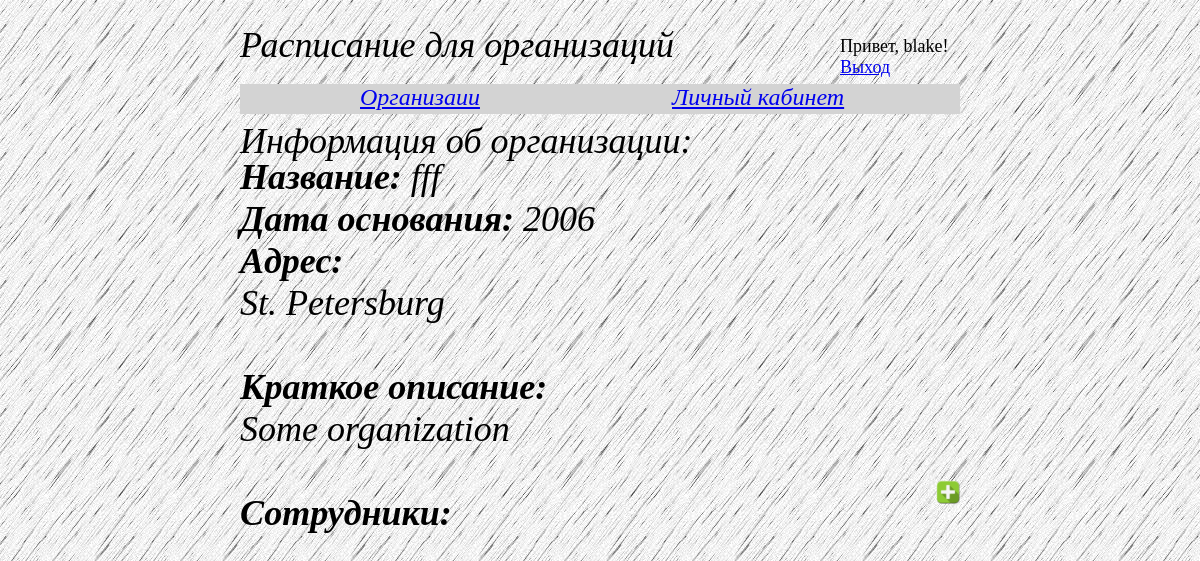
/organizations/105/ (signed in), run on the app's committed database.
### organizations/models.py (models this page shows)
class Organization(models.Model):
    name = models.CharField(max_length=20)
    year_of_est = models.CharField(max_length=10)
    location = models.CharField(max_length=40, default='St. Petersburg')
    brief_description = models.CharField(max_length=150, default='Some organization')
    person = models.ManyToManyField(Person)

### organizations/views.py (the view)
# urls.py: url(r'^(?P<org_id>\d+)/$', views.one_org, name='one_org'),
def one_org(request, org_id):
    org = get_object_or_404(Organization, pk=org_id)
    personal = []
    parsed_dates = []
    for person in org.person.all():
        print('Person: ', person)
        for days in person.days.all():
            print('Days: ', days)
            parsed_dates.append(days)
        personal.append([person, parsed_dates])
    print('List of persons and dates: ', personal)
    vars = dict(
        name = org.name,
        year_of_est = org.year_of_est,
        location = org.location,
        brief_description= org.brief_description,
        personel = org.person.all(),
        pers = personal
    )
    return render(request, 'organizations/one_org.html', vars)

### templates/organizations/one_org.html (shortened to what this page needs)
<!DOCTYPE html>
{% extends 'index.html' %}
{% block find_text %}
<div class="find_text">Информация об организации:</div>
{% endblock %}
{% block content %}
    {% if user.is_superuser %}
            <div style="position: absolute; right: 20vw; top: 40vw">
                    <a href="{% url 'create_person'%}?name={{ name }}">
                        <div class="wrapper buttons">
                         <img src="../../static/images/add3.png" alt="add button">
                        </div>
                    </a>
            </div>
    {% endif %}
    <div id="organizations-1">
    <talbe>
        <tr>
            <td><b>Название: </b>{{ name }}</td>
        </tr>
        <br>
        <tr>
            <td> <b>Дата основания:</b> {{ year_of_est }}</td>
        </tr>
        <br>
        <tr>
            <td> <b>Адрес: </b>
                <div style="margin-right: 20vw;text-align: justify">
                {{ location }}
                </div>
            </td>
        </tr>
        <br>
        <tr>
            <b>Краткое описание:</b>
            <div style="margin-right: 20vw; text-align: justify-all">
            {{ brief_description }}
            </div>
        </tr>
        <br>
        <tr>
            <td> <b>Сотрудники: </b></td>
        </tr>
    </talbe>
    </div>
{% endblock %}

### templates/index.html (shortened to what this page needs)
<!DOCTYPE html>
{%  load staticfiles %}
{% load i18n %}
<html lang="en">
<head>
    {% block meta %}
    <link rel="stylesheet" media="all" type="text/css" href="{%  static "css/style.css" %}" />
    {% endblock %}
</head>
<body>
{% block header_rect %}
<div id="rectangle"></div>
{% endblock %}
{% block header_text %}
<div class="header_text">Расписание для организаций</div>
{% endblock %}
{% block find_text %}{% endblock %}
{% block main_bar_text %}
    {% if user.is_authenticated %}
        <div style="position: absolute; left: 30vw; top: 7vw;
        font-size: 2vw; font-family: 'Times New Roman', sans-serif;
        font-style: italic; color:white">
        <a href="/">
            Организаии
        </a>
        </div>
        <div style="position: absolute; left: 56vw; top: 7vw;
        font-size: 2vw; font-family: 'Times New Roman', sans-serif;
        font-style: italic; color:gray">
            <a href="{% url 'users:pers_cabinet' user.id %}">Личный кабинет</a>
        </div>
    {% else %}
    <div class="main_bar_text">Организации</div>
    {% endif %}
{% endblock %}
{% block content %}{% endblock %}
{% block auth %}
<div style="width:100%; height:1px; clear:both;"></div>
    <div style="position: absolute; left: 70vw; top:3vw; font-size: 1.5vw">
    {% if user.is_authenticated %}
      Привет, {{ user.username }}!
      <br>
      <a href="/logout">Выход</a>
    {% else %}
      <a href="/login">Вход</a>
      <br>
    {% endif %}
    </div>
{% endblock %}
</body>
</html>

### static/css/style.css (style rules this page uses)
body { background-color: #000; background-image: url("../images/pages_bg.png"); height: 100vw; }
html { height: 100vw; }
#organizations-1 { position: absolute; left: 20vw; top: 13vw; font-size: 3vw; font-family: "Times New Roman", sans-serif; font-style: italic; color: black; }
#rectangle { position: absolute; width: 60vw; height: 2.5vw; top: 7vw; left: 20vw; background: lightgray; }
.header_text { position: absolute; left: 20vw; top: 2vw; font-size: 3vw; font-family: "Times New Roman", sans-serif; font-style: italic; color: black; }
.find_text { position: absolute; left: 20vw; top: 10vw; font-size: 3vw; font-family: "Times New Roman", sans-serif; font-style: italic; color: black; }
img { width: 350px; }

### templates/index.html (style rules this page uses)
.wrapper { width: 2vw; height: 2vw; }
.buttons img { height: 100%; width: auto; }

### data on the page
Organization: name "fff", year_of_est "2006", location "St. Petersburg", brief_description "Some organization"

### other printed values
{{ user.username }} "blake"
